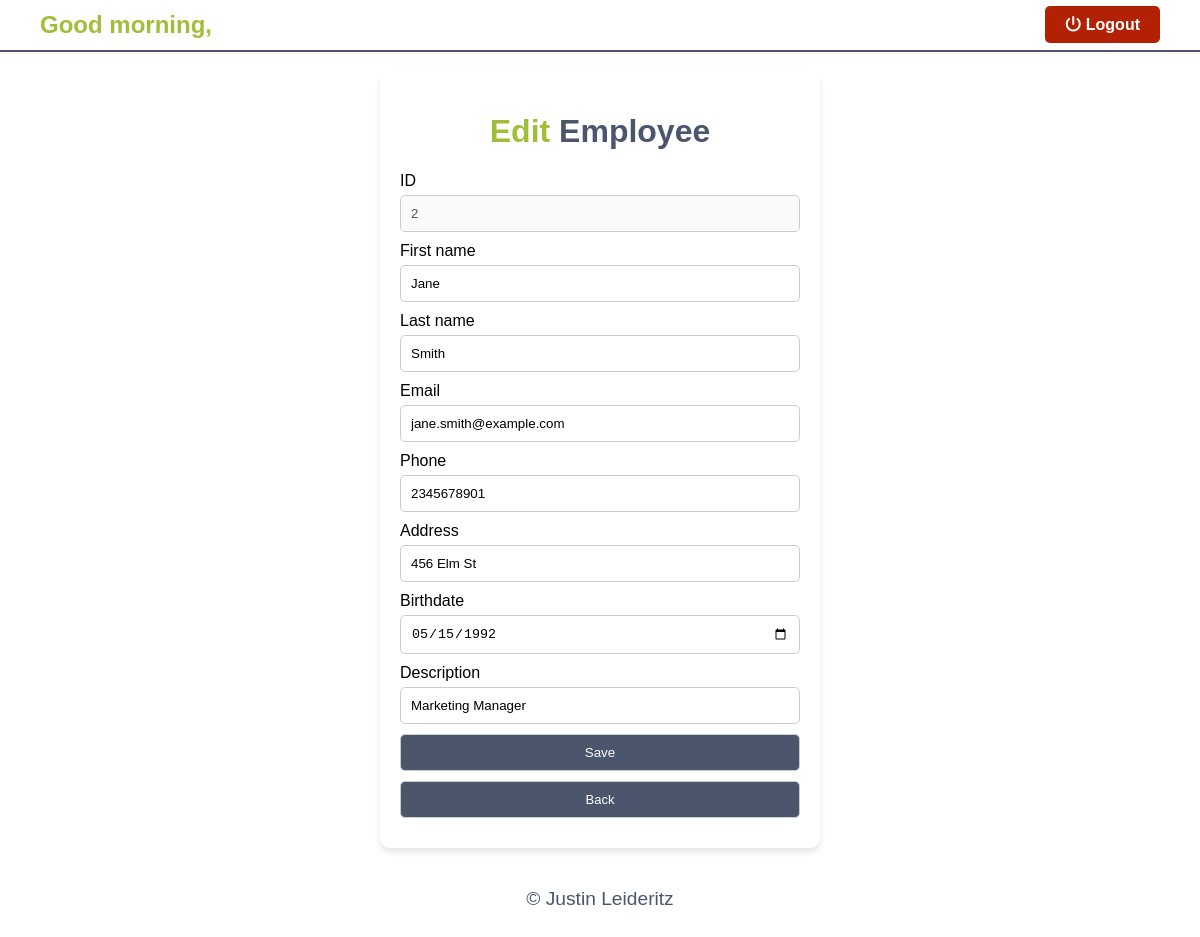
The app's page /update.php?id=2 with its own data.
### tables this page shows
CREATE TABLE `employee` (
  `EMP_ID` int(11) NOT NULL,
  `EMP_Firstname` varchar(60) NOT NULL,
  `EMP_Lastname` varchar(60) NOT NULL,
  `EMP_Email` varchar(60) NOT NULL,
  `EMP_Address` varchar(60) NOT NULL,
  `EMP_Birthdate` date NOT NULL,
  `EMP_DateAdded` date DEFAULT curdate(),
  `EMP_Phone` varchar(10) NOT NULL,
  `EMP_Description` varchar(255) DEFAULT NULL
);

### update.php (the view, shortened to what this page needs)
<!DOCTYPE html>
<html lang="en">
<head>
    <link rel="stylesheet" href="./styles/update.css">
</head>
<body>
<?php
require("dbcon.php");
$id = $_GET["id"];
$sqlUpdate = "SELECT * FROM employee WHERE EMP_ID=:employeeid";
$stmt = $conn->prepare($sqlUpdate);
$data = ['employeeid' => $id];
$stmt->execute($data);
$result = $stmt->fetch(PDO::FETCH_OBJ);
?>
<?php
require 'components/form-navbar.php';
?>
<form action="updateExec.php" method="POST">
    <div class="top">
        <h1><span style="color: #a0bf39;">Edit</span> <span style="color: #4b556b">Employee</span></h1>
    </div>
    <div>
        <label for="employeeid">ID</label>
        <input disabled required type="text" name="id" value="<?= $result->EMP_ID ?>">
    </div>
    <div>
        <label for="firstname">First name</label>
        <input required type="text" name="firstname" value="<?= $result->EMP_Firstname ?>">
    </div>
    <div>
        <label for="lastname">Last name</label>
        <input required type="text" name="lastname" value="<?= $result->EMP_Lastname ?>">
    </div>
    <div>
        <label for="email">Email</label>
        <input required type="text" name="email" value="<?= $result->EMP_Email ?>">
    </div>
    <div>
        <label for="phone">Phone</label>
        <input required type="text" minlength="10" name="phone" value="<?= $result->EMP_Phone ?>">
    </div>
    <div>
        <label for="address">Address</label>
        <input required type="text" name="address" value="<?= $result->EMP_Address ?>">
    </div>
    <div>
        <label for="birthdate">Birthdate</label>
        <input required type="date" name="birthdate" value="<?= $result->EMP_Birthdate ?>">
    </div>
    <div>
        <label for="description">Description</label>
        <input type="text" name="description" value="<?= $result->EMP_Description ?>">
    </div>
    <input required type="submit" name="updateCustomer" value="Save">
    <a href="employeetable.php">Back</a>
</form>
<?php
require 'components/footer.php';
?>
</body>
</html>

### styles/update.css (style rules this page uses)
body { font-family: arial, serif; margin: 0; }
.top { display: flex; justify-content: space-evenly; align-items: center; }
label { display: block; margin-bottom: 5px; }
input[type="text"], input[type="date"], input[type="submit"], a[href="employeetable.php"] { display: inline-block; text-decoration: none; width: 100%; padding: 10px; margin-bottom: 10px; border: 1px solid #ccc; border-radius: 5px; box-sizing: border-box; }
input[type="submit"], a[href="employeetable.php"] { background-color: #4b556b; color: #fff; cursor: pointer; transition: background-color 0.3s ease; }
form { max-width: 400px; margin: 20px auto; background-color: #fff; padding: 20px; border-radius: 10px; box-shadow: 0px 4px 6px rgba(0, 0, 0, 0.1); }
a { text-align: center; font-size: small; }

### records on screen
employee: id "2", firstname "Jane", lastname "Smith", email "jane.smith@example.com", phone "2345678901", address "456 Elm St", birthdate "05/15/1992", description "Marketing Manager"

### other values on screen
$greeting "Good morning"
